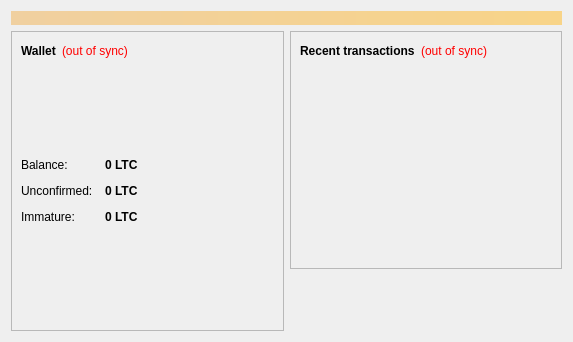
<?xml version="1.0" encoding="UTF-8"?>
<ui version="4.0">
 <class>OverviewPage</class>
 <widget class="QWidget" name="OverviewPage">
  <property name="geometry">
   <rect>
    <x>0</x>
    <y>0</y>
    <width>573</width>
    <height>342</height>
   </rect>
  </property>
  <property name="windowTitle">
   <string>Form</string>
  </property>
  <property name="styleSheet">
   <string notr="true">QWidget qlineargradient(spread:pad, x1:0, y1:0, x2:1, y2:0, stop:0 rgba(255, 178, 102, 255), stop:0.55 rgba(235, 148, 61, 255), stop:0.98 rgba(0, 0, 0, 255), stop:1 rgba(0, 0, 0, 0))</string>
  </property>
  <layout class="QVBoxLayout" name="topLayout">
   <item>
    <widget class="QLabel" name="labelAlerts">
     <property name="visible">
      <bool>false</bool>
     </property>
     <property name="styleSheet">
      <string notr="true">background-color: qlineargradient(x1: 0, y1: 0, x2: 1, y2: 0, stop:0 #F0D0A0, stop:1 #F8D488); color:#000000;</string>
     </property>
     <property name="wordWrap">
      <bool>true</bool>
     </property>
     <property name="margin">
      <number>3</number>
     </property>
    </widget>
   </item>
   <item>
    <layout class="QHBoxLayout" name="horizontalLayout" stretch="1,1">
     <item>
      <layout class="QVBoxLayout" name="verticalLayout_2">
       <item>
        <widget class="QFrame" name="frame">
         <property name="frameShape">
          <enum>QFrame::StyledPanel</enum>
         </property>
         <property name="frameShadow">
          <enum>QFrame::Raised</enum>
         </property>
         <layout class="QVBoxLayout" name="verticalLayout_4">
          <item>
           <layout class="QHBoxLayout" name="horizontalLayout_4">
            <item>
             <widget class="QLabel" name="label_5">
              <property name="font">
               <font>
                <weight>75</weight>
                <bold>true</bold>
               </font>
              </property>
              <property name="text">
               <string>Wallet</string>
              </property>
             </widget>
            </item>
            <item>
             <widget class="QLabel" name="labelWalletStatus">
              <property name="toolTip">
               <string>The displayed information may be out of date. Your wallet automatically synchronizes with the Woodcoin network after a connection is established, but this process has not completed yet.</string>
              </property>
              <property name="styleSheet">
               <string notr="true">QLabel { color: red; }</string>
              </property>
              <property name="text">
               <string notr="true">(out of sync)</string>
              </property>
              <property name="alignment">
               <set>Qt::AlignLeading|Qt::AlignLeft|Qt::AlignVCenter</set>
              </property>
             </widget>
            </item>
            <item>
             <spacer name="horizontalSpacer_2">
              <property name="orientation">
               <enum>Qt::Horizontal</enum>
              </property>
              <property name="sizeHint" stdset="0">
               <size>
                <width>40</width>
                <height>20</height>
               </size>
              </property>
             </spacer>
            </item>
           </layout>
          </item>
          <item>
           <spacer name="verticalSpacer_3">
            <property name="orientation">
             <enum>Qt::Vertical</enum>
            </property>
            <property name="sizeHint" stdset="0">
             <size>
              <width>20</width>
              <height>40</height>
             </size>
            </property>
           </spacer>
          </item>
          <item>
           <layout class="QFormLayout" name="formLayout_2">
            <property name="fieldGrowthPolicy">
             <enum>QFormLayout::AllNonFixedFieldsGrow</enum>
            </property>
            <property name="horizontalSpacing">
             <number>12</number>
            </property>
            <property name="verticalSpacing">
             <number>12</number>
            </property>
            <item row="0" column="0">
             <widget class="QLabel" name="label">
              <property name="text">
               <string>Balance:</string>
              </property>
             </widget>
            </item>
            <item row="0" column="1">
             <widget class="QLabel" name="labelBalance">
              <property name="font">
               <font>
                <weight>75</weight>
                <bold>true</bold>
               </font>
              </property>
              <property name="cursor">
               <cursorShape>IBeamCursor</cursorShape>
              </property>
              <property name="toolTip">
               <string>Your current balance</string>
              </property>
              <property name="text">
               <string notr="true">0 LTC</string>
              </property>
              <property name="textInteractionFlags">
               <set>Qt::LinksAccessibleByMouse|Qt::TextSelectableByKeyboard|Qt::TextSelectableByMouse</set>
              </property>
             </widget>
            </item>
            <item row="1" column="0">
             <widget class="QLabel" name="label_3">
              <property name="text">
               <string>Unconfirmed:</string>
              </property>
             </widget>
            </item>
            <item row="1" column="1">
             <widget class="QLabel" name="labelUnconfirmed">
              <property name="font">
               <font>
                <weight>75</weight>
                <bold>true</bold>
               </font>
              </property>
              <property name="cursor">
               <cursorShape>IBeamCursor</cursorShape>
              </property>
              <property name="toolTip">
               <string>Total of transactions that have yet to be confirmed, and do not yet count toward the current balance</string>
              </property>
              <property name="text">
               <string notr="true">0 LTC</string>
              </property>
              <property name="textInteractionFlags">
               <set>Qt::LinksAccessibleByMouse|Qt::TextSelectableByKeyboard|Qt::TextSelectableByMouse</set>
              </property>
             </widget>
            </item>
            <item row="2" column="0">
             <widget class="QLabel" name="labelImmatureText">
              <property name="text">
               <string>Immature:</string>
              </property>
             </widget>
            </item>
            <item row="2" column="1">
             <widget class="QLabel" name="labelImmature">
              <property name="font">
               <font>
                <weight>75</weight>
                <bold>true</bold>
               </font>
              </property>
              <property name="toolTip">
               <string>Chopped balance that has not yet matured</string>
              </property>
              <property name="text">
               <string notr="true">0 LTC</string>
              </property>
              <property name="textInteractionFlags">
               <set>Qt::LinksAccessibleByMouse|Qt::TextSelectableByKeyboard|Qt::TextSelectableByMouse</set>
              </property>
             </widget>
            </item>
           </layout>
          </item>
          <item>
           <widget class="QLabel" name="logo">
            <property name="sizePolicy">
             <sizepolicy hsizetype="MinimumExpanding" vsizetype="MinimumExpanding">
              <horstretch>0</horstretch>
              <verstretch>0</verstretch>
             </sizepolicy>
            </property>
            <property name="text">
             <string/>
            </property>
            <property name="pixmap">
             <pixmap resource="../bitcoin.qrc">:/woodcoinlogo.png</pixmap>
            </property>
            <property name="scaledContents">
             <bool>true</bool>
            </property>
           </widget>
          </item>
         </layout>
        </widget>
       </item>
      </layout>
     </item>
     <item>
      <layout class="QVBoxLayout" name="verticalLayout_3">
       <item>
        <widget class="QFrame" name="frame_2">
         <property name="frameShape">
          <enum>QFrame::StyledPanel</enum>
         </property>
         <property name="frameShadow">
          <enum>QFrame::Raised</enum>
         </property>
         <layout class="QVBoxLayout" name="verticalLayout">
          <item>
           <layout class="QHBoxLayout" name="horizontalLayout_2">
            <item>
             <widget class="QLabel" name="label_4">
              <property name="text">
               <string>&lt;b&gt;Recent transactions&lt;/b&gt;</string>
              </property>
             </widget>
            </item>
            <item>
             <widget class="QLabel" name="labelTransactionsStatus">
              <property name="toolTip">
               <string>The displayed information may be out of date. Your wallet automatically synchronizes with the Woodcoin network after a connection is established, but this process has not completed yet.</string>
              </property>
              <property name="styleSheet">
               <string notr="true">QLabel { color: red; }</string>
              </property>
              <property name="text">
               <string notr="true">(out of sync)</string>
              </property>
              <property name="alignment">
               <set>Qt::AlignRight|Qt::AlignTrailing|Qt::AlignVCenter</set>
              </property>
             </widget>
            </item>
            <item>
             <spacer name="horizontalSpacer">
              <property name="orientation">
               <enum>Qt::Horizontal</enum>
              </property>
              <property name="sizeHint" stdset="0">
               <size>
                <width>40</width>
                <height>20</height>
               </size>
              </property>
             </spacer>
            </item>
           </layout>
          </item>
          <item>
           <widget class="QListView" name="listTransactions">
            <property name="styleSheet">
             <string notr="true">QListView { background: transparent; }</string>
            </property>
            <property name="frameShape">
             <enum>QFrame::NoFrame</enum>
            </property>
            <property name="verticalScrollBarPolicy">
             <enum>Qt::ScrollBarAlwaysOff</enum>
            </property>
            <property name="horizontalScrollBarPolicy">
             <enum>Qt::ScrollBarAlwaysOff</enum>
            </property>
            <property name="selectionMode">
             <enum>QAbstractItemView::NoSelection</enum>
            </property>
           </widget>
          </item>
         </layout>
        </widget>
       </item>
       <item>
        <spacer name="verticalSpacer_2">
         <property name="orientation">
          <enum>Qt::Vertical</enum>
         </property>
         <property name="sizeHint" stdset="0">
          <size>
           <width>20</width>
           <height>40</height>
          </size>
         </property>
        </spacer>
       </item>
      </layout>
     </item>
    </layout>
   </item>
  </layout>
 </widget>
 <resources>
  <include location="../bitcoin.qrc"/>
 </resources>
 <connections/>
</ui>
